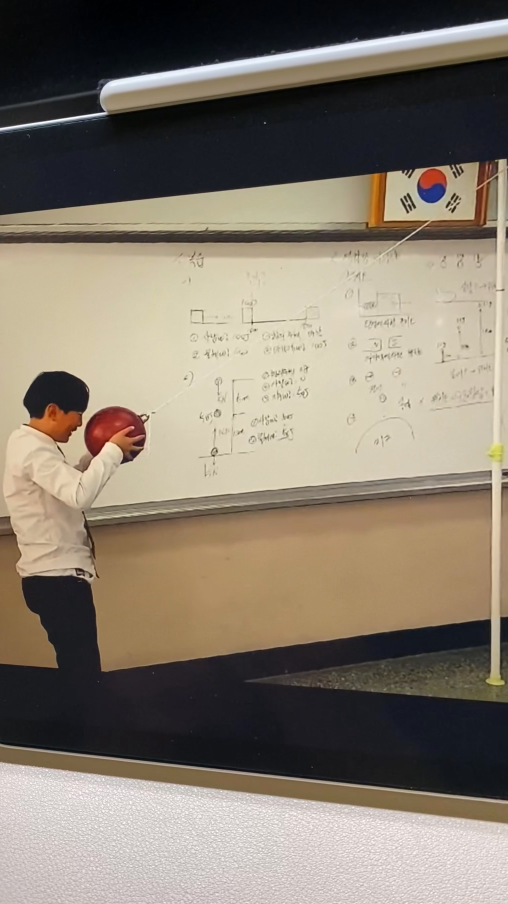
#> input picture frame 6 of stereovision2/target/IMG_1058 2.mov, 1016 x 1808 px, given in place of IMG_1058.mov, which was not available (shown at 1/2 size)
$ python main.py
#> lines starting #> are read from the running program, lines starting #| are printed output that depends on the picture; pictures that were not available may be replaced by others from this repository, and a replacement may not be noted
### stereovision2/sync.py
import cv2
import numpy as np
from scipy.signal import correlate

def synchronize_videos(cap_left, cap_right):
    ret_left, frame_left = cap_left.read()
#> frame_left is the input picture: shape (1808, 1016, 3); mean B, G, R 109.9, 123.8, 134.1
    ret_right, frame_right = cap_right.read()

    if not ret_left or not ret_right:
        return None, None, None

    frame_left_gray = cv2.cvtColor(frame_left, cv2.COLOR_BGR2GRAY)
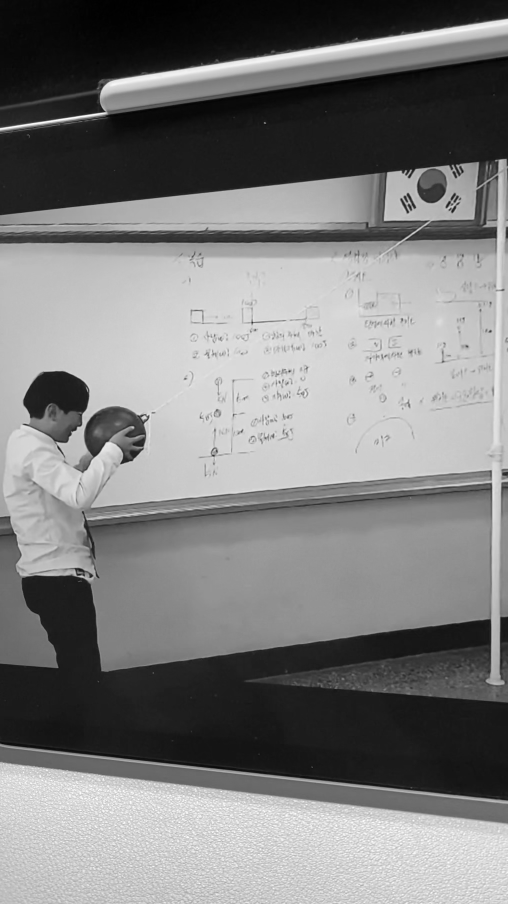
#> frame_left_gray: shape (1808, 1016) (shown at 1/2 size); min 0, max 254, mean 125.4
    frame_right_gray = cv2.cvtColor(frame_right, cv2.COLOR_BGR2GRAY)

    correlation = correlate(frame_left_gray.flatten(), frame_right_gray.flatten())
    lag = np.argmax(correlation) - (len(frame_left_gray.flatten()) - 1)
#> lag = -1836869

    return cap_left, cap_right, lag

### stereovision2/main.py
import cv2
import time
import pandas as pd
import os
from sync import synchronize_videos
from feature_matching import get_initial_points
from tracking import initialize_tracker, track_object, update_tracker
from utils import equalize_histogram, resize_to_match, ensure_output_folder, save_to_csv, save_to_text_file

OUTPUT_FOLDER = 'stereovision2/output'
selected_point = None

def main():
    global selected_point
    # 비디오 파일 로드 및 확인
    cap_left, cap_right = load_videos('stereovision2/target/IMG_1058.mov', 'stereovision2/target/IMG_1058 2.mov')
    if not cap_left or not cap_right:
        return

    # 비디오 동기화
    cap_left, cap_right, lag = synchronize_videos(cap_left, cap_right)
#> lag = -1836869
    print(f"Videos synchronized with lag: {lag}")
#| Videos synchronized with lag: -1836869

    # 첫 번째 프레임 가져오기
    ret_left, left_img = cap_left.read()
    ret_right, right_img = cap_right.read()
    if not ret_left or not ret_right:
        print("Error: Could not read initial frames.")
        return

    # 이미지 표시 및 포인트 선택
    cv2.imshow('Select Object', left_img)
    cv2.setMouseCallback('Select Object', select_point)
    print("Click on the object to track and press 'Enter' or close the window.")
    cv2.waitKey(0)
    cv2.destroyAllWindows()

    if selected_point is None:
        print("No point selected.")
        return

    point_left = selected_point

    # 추적기 초기화
    tracker = initialize_tracker(left_img, point_left)
    print("Tracker initialized successfully.")

    # 데이터 기록
    data = track_objects(cap_left, cap_right, tracker, point_left)
    if not data:
        print("No data tracked.")
        return

    # 출력 폴더가 없으면 생성
    ensure_output_folder(OUTPUT_FOLDER)

    # CSV 및 텍스트 파일로 저장
    save_to_csv(data, os.path.join(OUTPUT_FOLDER, 'tracked_coordinates.csv'))
    save_to_text_file(data, os.path.join(OUTPUT_FOLDER, 'tracked_coordinates.txt'))

def load_videos(left_video_path, right_video_path):
    cap_left = cv2.VideoCapture(left_video_path)
    cap_right = cv2.VideoCapture(right_video_path)

    if not cap_left.isOpened():
        print(f"Error: Could not open left video file {left_video_path}.")
        return None, None
    if not cap_right.isOpened():
        print(f"Error: Could not open right video file {right_video_path}.")
        return None, None

    print("Videos loaded successfully.")
    return cap_left, cap_right

# [58 lines left out: functions select_point, track_objects, not called in this run]

if __name__ == "__main__":
    main()

$ run again, starting later in the video
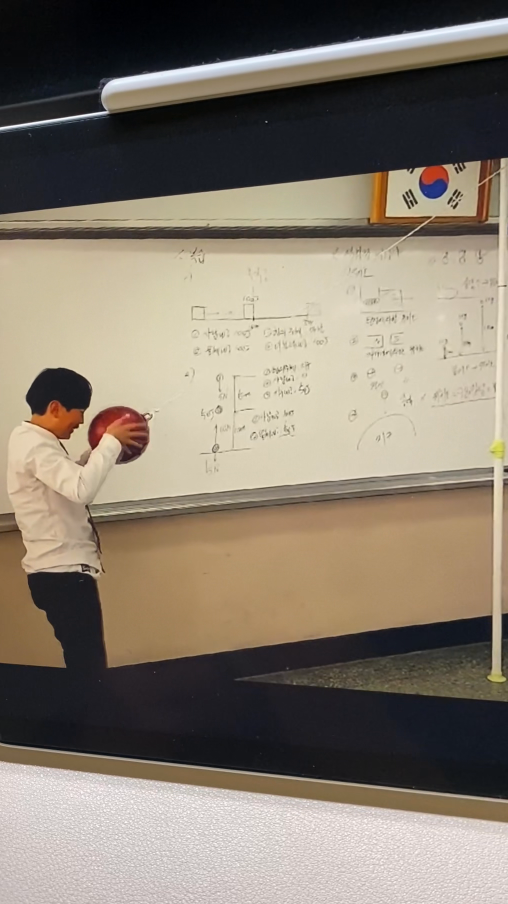
#> input picture frame 27 of stereovision2/target/IMG_1058 2.mov, 1016 x 1808 px, given in place of IMG_1058.mov, which was not available (shown at 1/2 size)
#> in synchronize_videos, frame_left is the input picture: shape (1808, 1016, 3); mean B, G, R 110.7, 124.5, 134.9
#> in synchronize_videos, `frame_left_gray = cv2.cvtColor(frame_left, cv2.COLOR_BGR2GRAY)`:
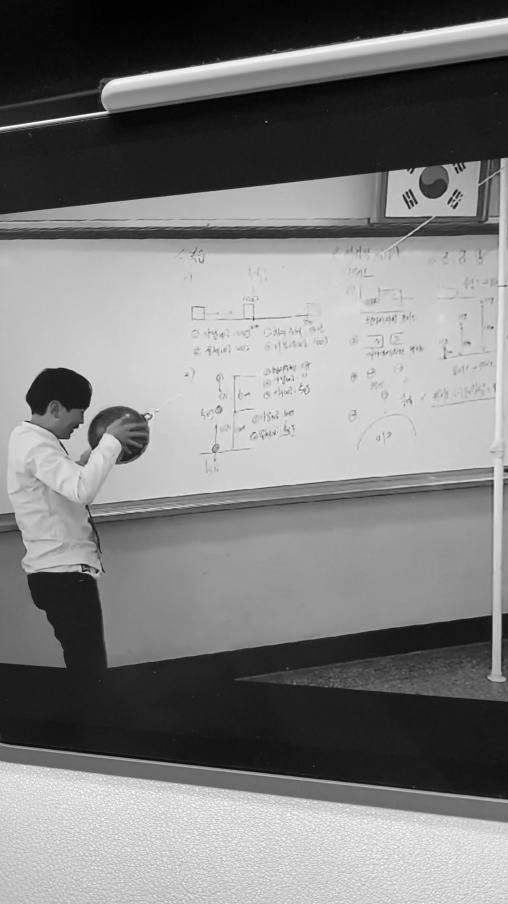
#> frame_left_gray: shape (1808, 1016) (shown at 1/2 size); min 0, max 254, mean 126.1
#> in synchronize_videos, `lag = np.argmax(correlation) - (len(frame_left_gray.flatten()) - 1)`: lag = -1836647
#| Videos synchronized with lag: -1836647

$ run again, starting later in the video
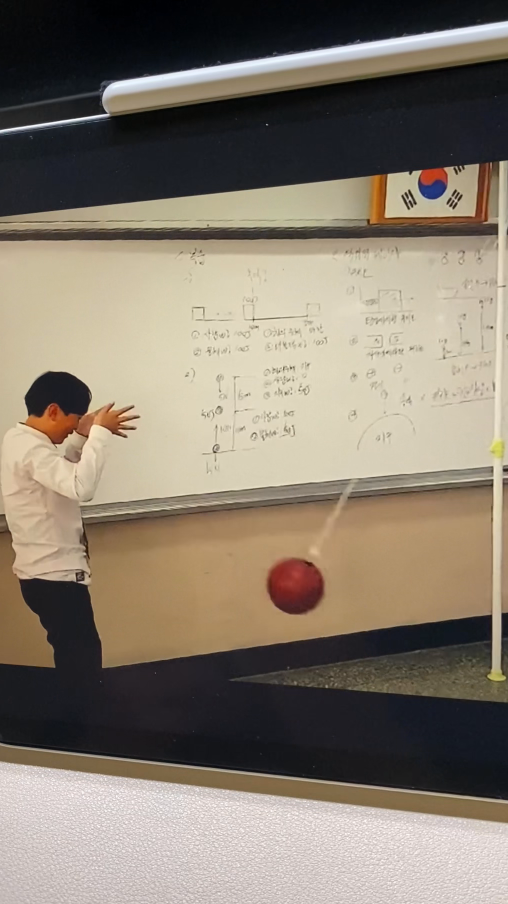
#> input picture frame 48 of stereovision2/target/IMG_1058 2.mov, 1016 x 1808 px, given in place of IMG_1058.mov, which was not available (shown at 1/2 size)
#> in synchronize_videos, frame_left is the input picture: shape (1808, 1016, 3); mean B, G, R 110.2, 124.2, 134.7
#> in synchronize_videos, `frame_left_gray = cv2.cvtColor(frame_left, cv2.COLOR_BGR2GRAY)`:
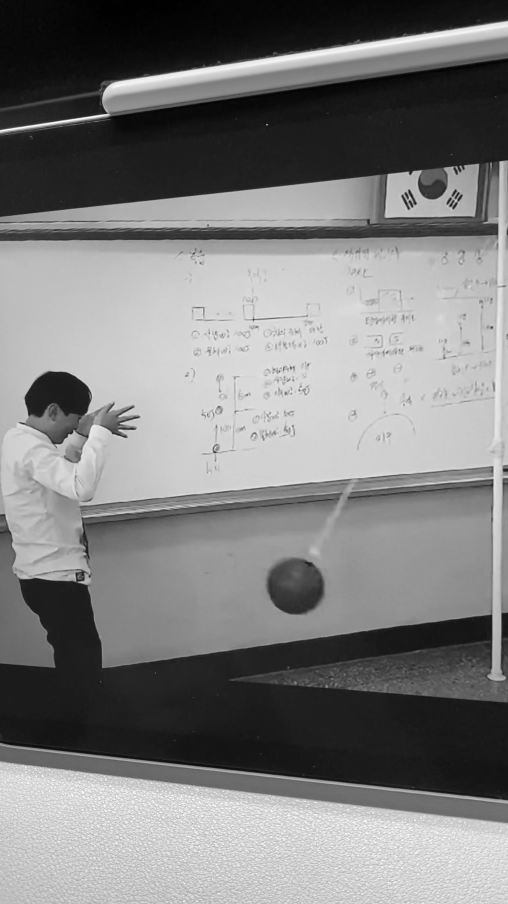
#> frame_left_gray: shape (1808, 1016) (shown at 1/2 size); min 0, max 254, mean 125.8
#> in synchronize_videos, `lag = np.argmax(correlation) - (len(frame_left_gray.flatten()) - 1)`: lag = -1836538
#| Videos synchronized with lag: -1836538
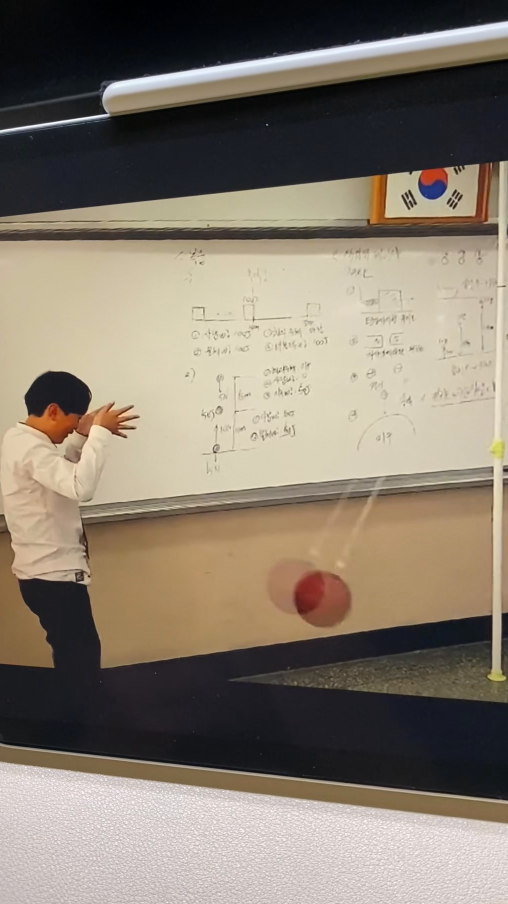
#> input picture frame 49 of stereovision2/target/IMG_1058 2.mov, 1016 x 1808 px, given in place of IMG_1058.mov, which was not available (shown at 1/2 size)
#> in main, left_img is the input picture: shape (1808, 1016, 3); mean B, G, R 110.3, 124.3, 134.9
